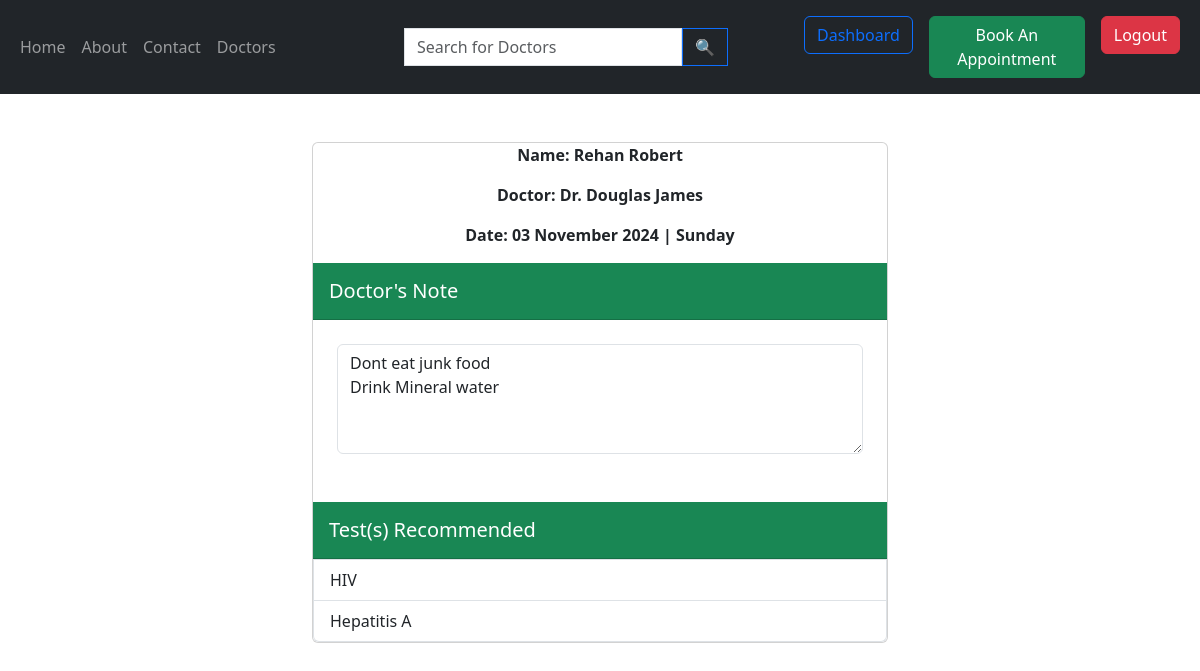
The app's page /doctorsnote/25/ (signed in) with its own data.
### appointment/models.py (models this page shows, shortened)
class Appointment(models.Model):
  patient= models.ForeignKey(Patient, on_delete=models.CASCADE, null=True)
  date = models.DateField(null=True, blank=True)
  slot= models.ForeignKey(AppointmentSlot, on_delete= models.CASCADE)
  stat= models.CharField(max_length= 20, choices=[('CONFIRMED', 'Confirmed'), ('CANCELLED', 'Cancelled'), ('COMPLETED','Completed')], default= 'CONFIRMED')
  booking_time= models.DateTimeField(auto_now=True)
  feedback= models.TextField(blank=True,null=True)
  test= models.ManyToManyField(Test,blank=True)
  doctorsnote= models.TextField(default='',blank=True,null=True)

### hospital_test/models.py (models this page shows)
class Test(models.Model):
    name = models.CharField(max_length=200)
    descript = models.TextField()
    def __str__(self):
        return self.name

### patient/views.py (the view)
# urls.py: path('doctorsnote/<int:apt_id>/', doctorsnote, name='doctorsnote'),
@login_required(login_url='login_page')
@role_required(['PATIENT','STAFF'])
def doctorsnote(request,apt_id):
  appointment=Appointment.objects.filter(id=apt_id).first()
  context={
    'name': appointment.patient.first_name+' '+appointment.patient.last_name,
    'doctor': appointment.slot.doctor.user.first_name+' '+appointment.slot.doctor.user.last_name,
    'dateandtime': (appointment.date).strftime('%d %B %Y | %A'),
    'note': appointment.doctorsnote,
    'tests': appointment.test.all,
  }
  return render(request,'doctornote.html',context)

### hmes/decorator.py (called while the page is built)
def role_required(allowed_roles):
    def decorator(view_func):
        @wraps(view_func)
        def _wrapped_view(request, *args, **kwargs):
            if request.user.is_authenticated:
                user_role = request.user.userinfo.role_def  # Adjust this line based on your user model
                if user_role in allowed_roles:
                    return view_func(request, *args, **kwargs)
            return render(request,'error_403.html')
        return _wrapped_view
    return decorator

### patient/templates/doctornote.html (shortened to what this page needs)
{% extends "base.html" %}
{% block start %}
<div class="mx-0 mx-sm-auto container mt-5 col-md-6">
  <div class="card">
    <div class="modal-body">
      <div class="text-center">
        <p>
          <strong>Name: {{name}}</strong>
        </p>
        <p>
          <strong>Doctor: Dr. {{doctor}}</strong>
        </p>
        <p>
          <strong>Date: {{dateandtime}}</strong>
        </p>
      </div>
      <div class="card-header bg-success mb-4">
        <h5 class="card-title text-white mt-2" id="exampleModalLabel">Doctor's Note</h5>
      </div>
        <div data-mdb-input-init class="form-outline mb-4 px-4">
          <textarea class="form-control" id="form4Example3" rows="4" readonly>{{note}}</textarea>
        </div>
      <div class="card-header bg-success mt-5">
        <h5 class="card-title text-white mt-2" id="exampleModalLabel">Test(s) Recommended</h5>
      </div>
      <ul class="list-group rounded-top-0">
        {% for test in tests %}
        <li class="list-group-item">{{test}}</li>
        {% empty %}
        <li class="list-group-item">No test recommended</li>
        {% endfor %}
      </ul>
    </div>
  </div>
</div>
{% endblock %}

### records on screen
Appointment: doctorsnote "Dont eat junk food Drink Mineral water"
Test: name "HIV"
Test: name "Hepatitis A"

### other values on screen
{{ name }} "Rehan Robert"
{{ doctor }} "Douglas James"
{{ dateandtime }} "03 November 2024 | Sunday"
